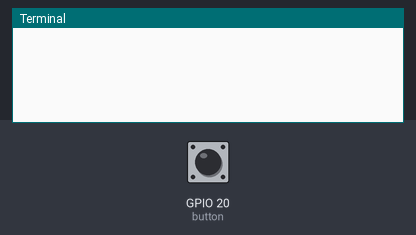
A program run on a simulated Raspberry Pi (BCM pin numbers). Shown: the last lines printed to the terminal. The test bench sets the inputs (shaded band); at power-on: GPIO 20 (button) HIGH. The clock reads 2024-03-15 10:24:30 at power-on unless the program sets it.

Above: at 1.2 s.
1.3 s: GPIO 20 (button) pulled LOW for 0.15 s
At 2.6 s:
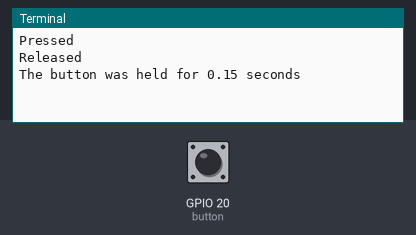
2.9 s: GPIO 20 (button) pulled LOW for 1 s
At 3.7 s:
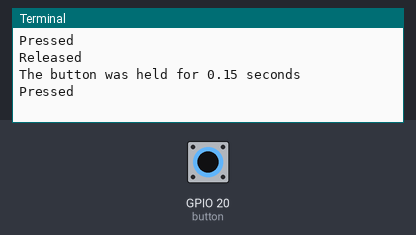
5.4 s: GPIO 20 (button) pulled LOW for 3.2 s
At 6.3 s:
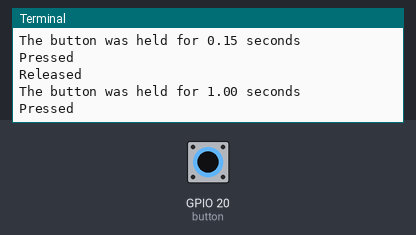

The program:

prob2b.py
```python
from gpiozero import Button
from time import time
#sets the button up using gpio 20 and the pull up on
button = Button(20,pull_up=True)

def pressed(): #function for the button press
	print("Pressed")
	global p_time #sets up a global variable (for use by the released function)
	p_time = time() #gets the time that the button was pressed

def released(): #function for the button release
	print("Released")
	r_time = time() #gets the time that the button was released
	#sets the held time variable as the difference between the time released and the time held
	t_held = r_time - p_time
	#prints the time held to the screen with 2 decimal places
	print("The button was held for %.2f seconds"  %t_held)

button.when_pressed = pressed #when the button is pressed, calls the pressed funciton
button.when_released = released #when the button is released, calls the released function

#loop to continue running the program
while True:
	pass
```

Measured:
- after the input at 1.3 s, the terminal: prints a new line at once (image 1)
